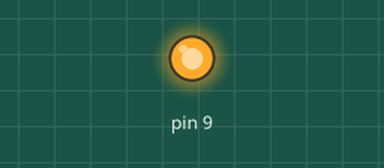
Simulated run of this sketch. Board: Arduino Uno, built with avr-gcc and run on an emulated ATmega328P. Parts: output pins drawn as LEDs (lit = HIGH).

Above: at 1.5 s.
At 4.5 s:
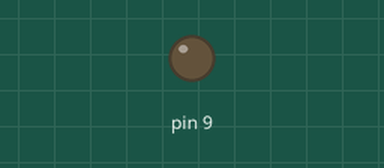
Timing chart, 0 to 7.8 s (numbered marks = the images above):
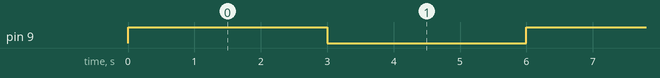

The sketch:

_LED_3_sec_Blink__fantastic_allis1-3.ino
```cpp
// C++ code
//
void setup()
{
  pinMode(9, OUTPUT);
}

void loop()
{
  digitalWrite(9, HIGH);
  delay(3000); // Wait for 3000 millisecond(s)
  digitalWrite(9, LOW);
  delay(3000); // Wait for 3000 millisecond(s)
}
```

Measured:
- by itself, pin 9: alternates HIGH for 3.0 s and LOW for 3.0 s
